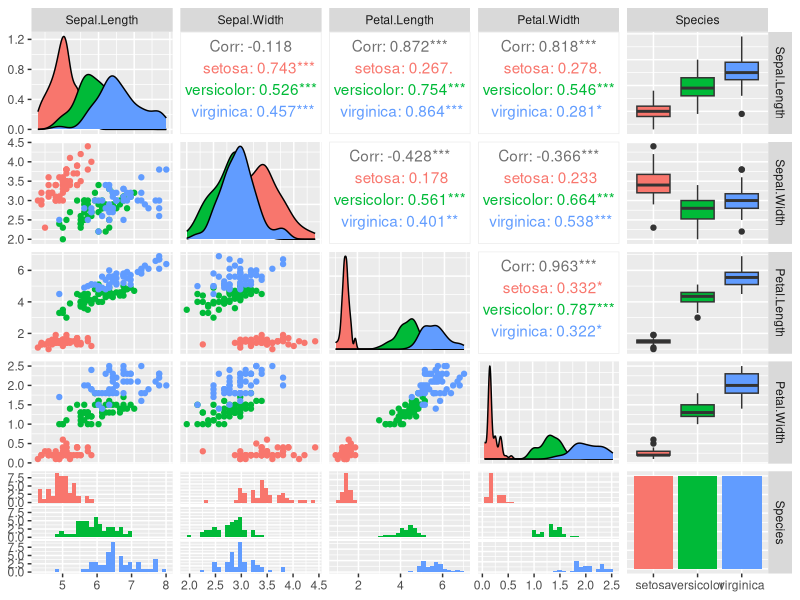
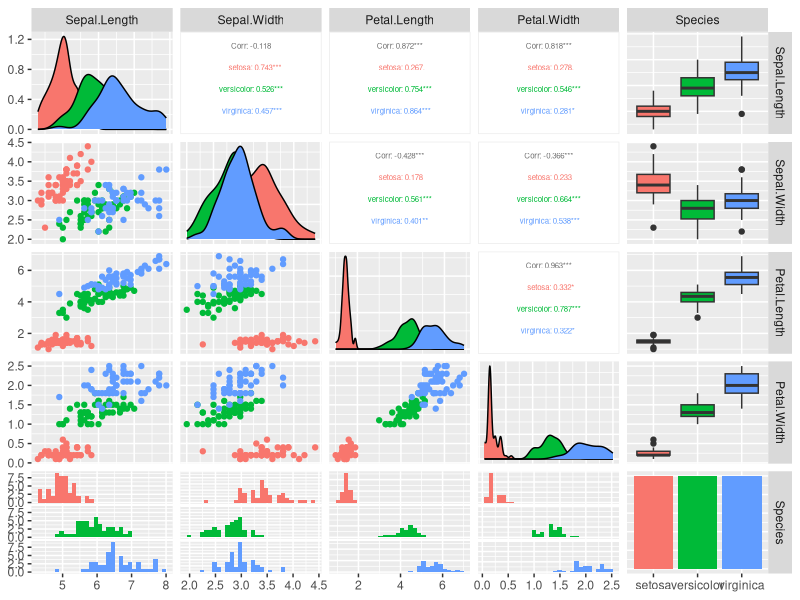

These charts were generated, in order, by the following R code:
library(datasets)
library(GGally)
data(iris)

#Make a matrix of plots using the iris dataset
#the colour refers to different colours by group(the variable Species)
ggpairs(iris, aes(colour=Species))

#make the text smaller for the correlation values
ggpairs(iris, aes(colour=Species), upper = list(continuous = wrap("cor", size = 2.0)))


